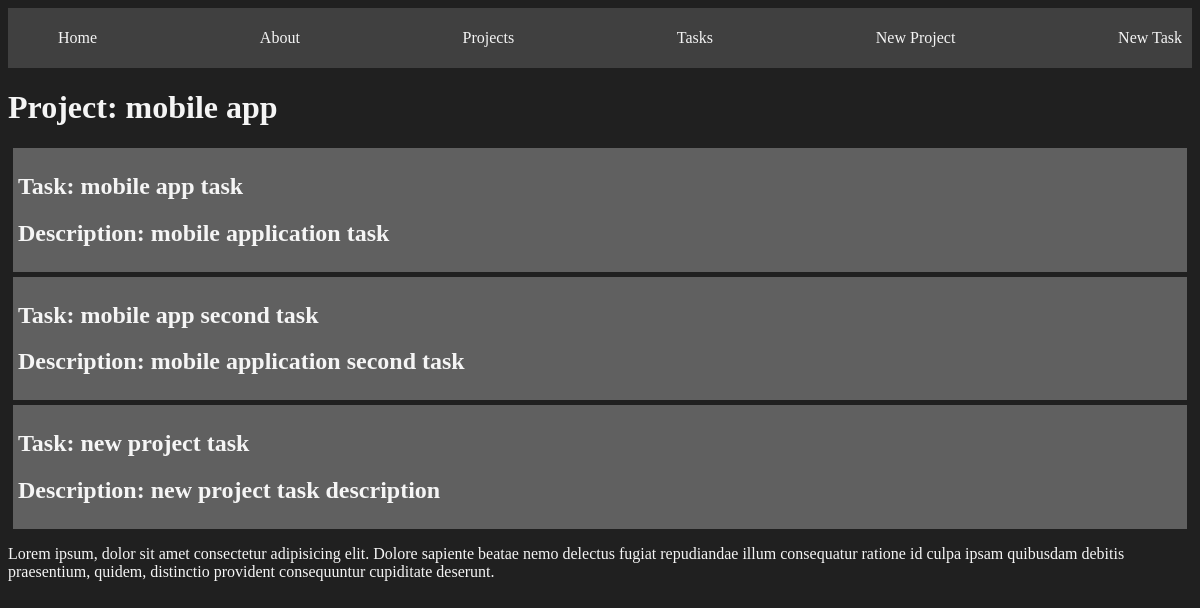
The page /projects/1 on the database as committed earlier.
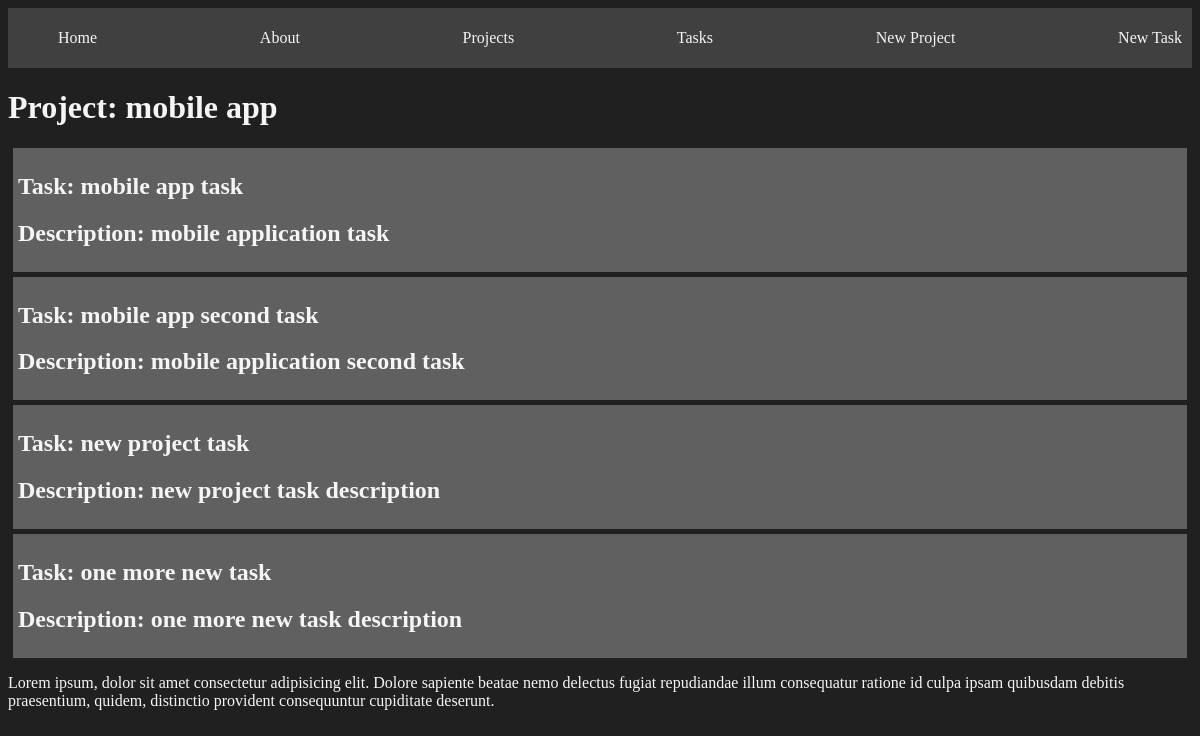
The same page on the database as committed later.
### myapp/models.py (models this page shows, shortened)
class Task(models.Model):
  title = models.CharField(max_length=100)
  description = models.TextField()
  project = models.ForeignKey(Project, on_delete=models.CASCADE)
  done = models.BooleanField(default=False)

### myapp/views.py (the view)
# urls.py: path('projects/<int:id>', views.project_detail, name='project_detail'),
def project_detail(request, id):
  project = get_object_or_404(Project, id=id)
  return render(request, 'projects/detail.html', {
    'project': project,
    'tasks': project.task_set.all()  # all tasks related to this project
  })

### myapp/models.py (called while the page is built)
  def __str__(self):
    return self.title

### myapp/templates/projects/detail.html
{% extends 'layouts/base.html' %}
{% block content %}
  <h1>Project: {{project}}</h1>
  {% for task in tasks %}
    <article class="card">
      <h1>Task: {{ task.title }}</h1>
      <h2>Description: {{ task.description }}</h2>
    </article>
  {% endfor %}
  <p>
    Lorem ipsum, dolor sit amet consectetur adipisicing elit. Dolore sapiente
    beatae nemo delectus fugiat repudiandae illum consequatur ratione id culpa
    ipsam quibusdam debitis praesentium, quidem, distinctio provident consequuntur
    cupiditate deserunt.
  </p>
{% endblock %}

Rows that differ between the two databases and show on the page:
added Task: title "one more new task", description "one more new task description"
